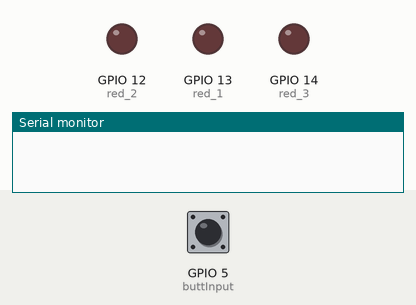
Recording of a sketch running on a simulated ESP8266 (NodeMCU). Shown: output pins drawn as LEDs (lit = HIGH), the last lines printed to the serial monitor. The test bench sets the inputs (shaded band); at power-on: GPIO 5 (buttInput) LOW.

Above: at 1.2 s.
1.3 s: GPIO 5 (buttInput) pulled HIGH for 0.15 s
At 3.0 s:
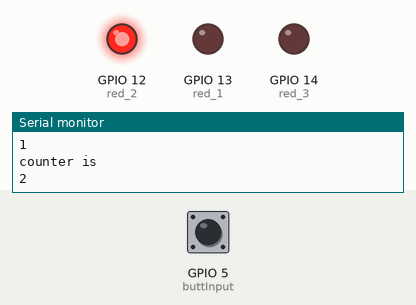
3.3 s: GPIO 5 (buttInput) pulled HIGH for 3.2 s
At 8.0 s:
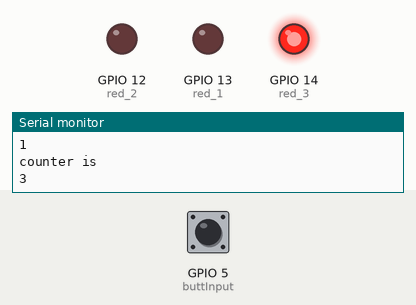
8.3 s: GPIO 5 (buttInput) pulled HIGH for 0.15 s
At 9.6 s:
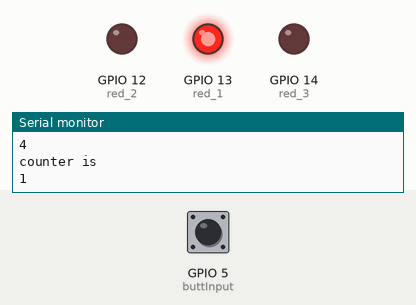
10.3 s: GPIO 5 (buttInput) pulled HIGH for 1 s
At 11.1 s:
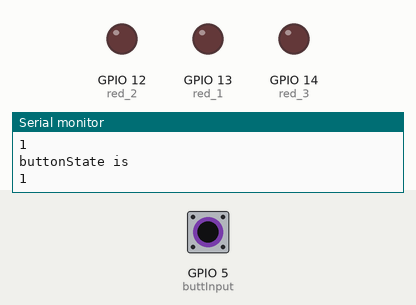
Timing chart, 0 to 13.3 s (numbered marks = the images above; inputs shaded):
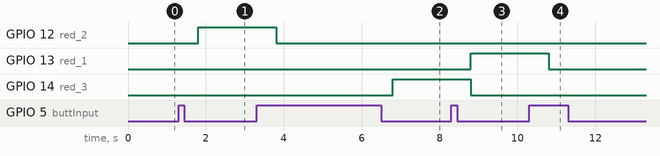

The sketch:

LED_test_esp8266.ino
```cpp
// Led_Test_esp8266

#include <ESP8266WiFi.h>


// WiFi.mode(WIFI_STA); -> USE THIS TO TRY TO GET THIS SHIT FROM NOT WORKING AS AN AP


const int red_1 = 13; //D7
const int red_2 = 12; //D6 pin
const int red_3 = 14; //D5
const int buttInput = 5; //D2 hahaha

int counter = 1; //counter that ticks up for every press
int buttState = 0; //check for press
int buttState2 = 0; //check against to register long press
int supercount = 0; //tells to hold under the long pause

void setup() {
  WiFi.mode(WIFI_STA);

  // Associate pins to output:

  pinMode(red_1,OUTPUT);
  pinMode(red_2, OUTPUT);
  pinMode(red_3, OUTPUT);
  pinMode(buttInput, INPUT);

  Serial.begin(9600);
}

void loop() {

  //FLIPPY FLIPPY PART OF THE PROGRAM. ONLY RUNS IF NOT HOLDING
if(digitalRead(buttInput) == 1 && supercount == 0){ //Read and see if this is a long press
  buttState = digitalRead(buttInput);
  Serial.println("buttonState is");
  Serial.println(buttState);
  delay(500);
  buttState2 = digitalRead(buttInput);


//If it's a short press run this:
  if (buttState == 1 && buttState2 == 0) {
    counter = counter + 1;
    Serial.println("counter is");
    Serial.println(counter);
    if (counter == 4){
      counter = 1;
      Serial.println("counter is");
      Serial.println(counter);
    }
  }

//If it's a long press run this -> shut off all lights and give me a fourth option
  if (buttState == 1 && buttState2 == 1) {
    digitalWrite(red_1, LOW);
    digitalWrite(red_2, LOW);
    digitalWrite(red_3, LOW);
    buttState = 0;
    supercount = 1;
  }
  //if not, turn on the lights biatches
    else{
      if (counter == 1) {
        digitalWrite(red_1, HIGH);
        digitalWrite(red_3, LOW);
      }
      if (counter == 2) {
        digitalWrite(red_2, HIGH);
        digitalWrite(red_1, LOW);
      }
      if (counter == 3) {
        digitalWrite(red_3, HIGH);
        digitalWrite(red_2, LOW);
    }
  }
}

//to get out of the third option, hold it
if(digitalRead(buttInput) == 1 && supercount == 1) {
  delay(500);
  buttState2 = digitalRead(buttInput);
  if (buttState2 == 1) {
    Serial.println("FUCK");
    supercount = 0;
  }
}
//Reset the buttonstate variables
buttState = 0;
buttState2 = 0;

}

//
// digitalWrite(red_1, HIGH);
// delay(500);
// digitalWrite(red_2, HIGH);
// delay(500);
// digitalWrite(red_3, HIGH);
// delay(500);
// digitalWrite(red_1, LOW);
// delay(500);
// digitalWrite(red_2, LOW);
// delay(500);
// digitalWrite(red_3, LOW);
```

Measured:
- after the input at 1.3 s, GPIO 12 (red_2): LOW → HIGH after 0.50 s
- after the input at 3.3 s, GPIO 12 (red_2): HIGH → LOW after 0.50 s; GPIO 14 (red_3): LOW → HIGH after 3.5 s
- after the input at 8.3 s, GPIO 13 (red_1): LOW → HIGH after 0.50 s; GPIO 14 (red_3): HIGH → LOW after 0.50 s
- after the input at 10.3 s, GPIO 13 (red_1): HIGH → LOW after 0.50 s
